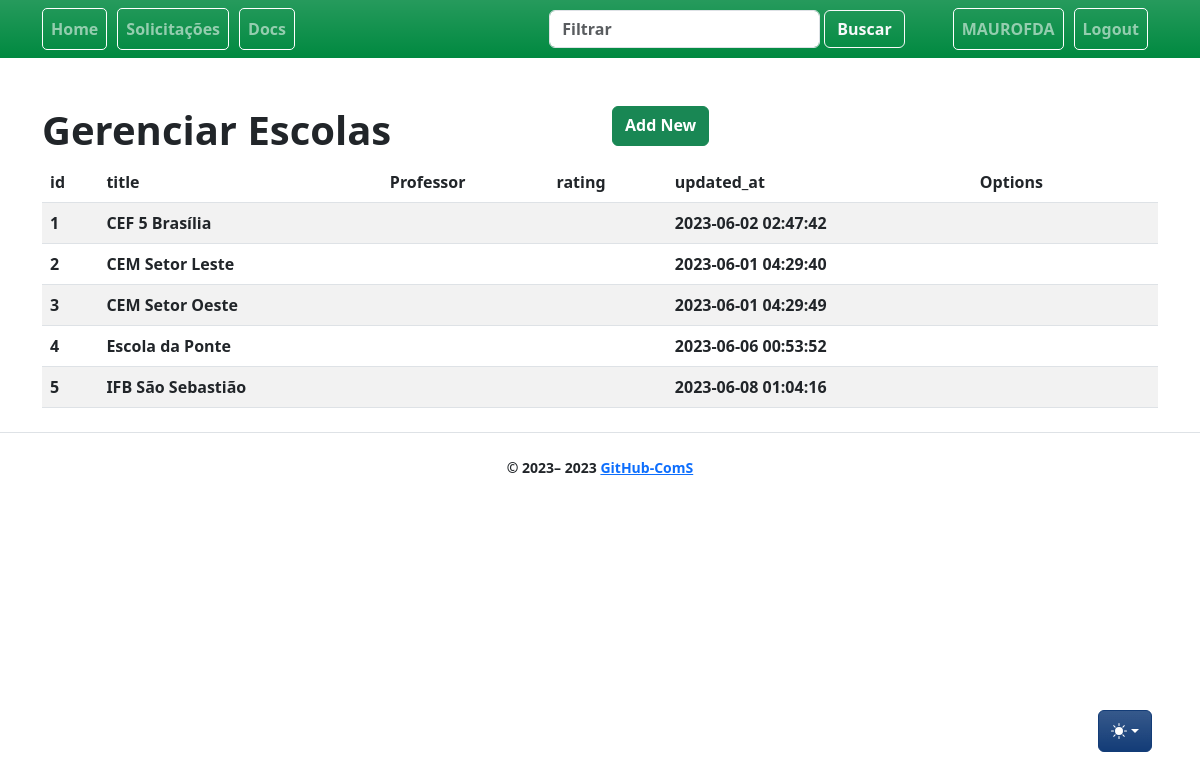
Before: /schools/ (signed in) with the older database file.
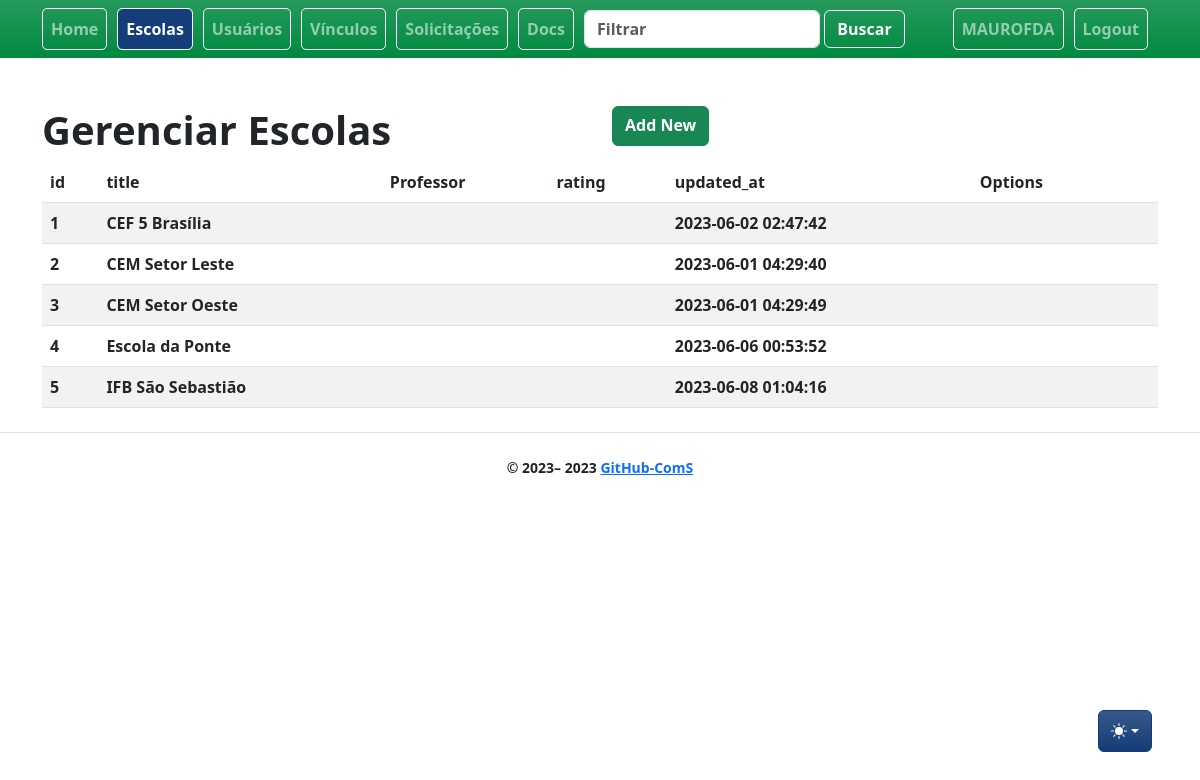
After: the same page with the newer database file.
### app/controllers/schools_controllers.py (the view)
@bp.route("/", methods=["GET"])
def index():
    schools = School.query.all()
    return render_template(_j.index, entities=schools, **properties)

### app/auth/loaders.py (called while the page is built)
@login_manager.user_loader
def load_user(user_id):
    return User.query.get(int(user_id))

### app/templates/schools/index.jinja2 (shortened to what this page needs)
{% extends "base.jinja2" %}
{% from 'bootstrap5/utils.html' import render_icon %}
{% from 'macros/component_confirm_modal.jinja2' import confirmModalMacro, confirmModalScript %}
{% block head %}
{{ super() }}
{% endblock %}
{% block content %}
<div class="table-wrapper">
    <div class="table-title">
        <div class="row">
            <div class="col-sm-6">
                <h1>Gerenciar {{collection_name}}</h1>
            </div>
            <div class="col-sm-6">
                {% if current_user.is_authenticated %}
                <a href="{{ url_for('schools.new') }}" class="btn btn-success">
                    {{render_icon('file-plus') }} <span>Add New</span></a>
                {% endif %}
            </div>
        </div>
    </div>
    <table class="table table-striped table-hover">
        <thead>
            <tr>
                {% for field in list_fields %}
                <th>{{ field }}</th>
                {% endfor %}
                <th>Options</th>
            </tr>
        </thead>
        <tbody>
            {% for entity in entities %}
            <tr>
                {% for field in list_fields %}
                <td>{{ entity[field] }}</td>
                {% endfor %}
                <td>
                    <a class="btn" href="{{ url_for('schools.show', id=entity.id) }}" title="View"> {{
                        render_icon('search') }} </a>
                    {% if current_user.is_authenticated %}
                    <a class="btn" href="{{ url_for('schools.edit', id=entity.id) }}" title="Edit"> {{
                        render_icon('pencil-square') }}</a>
                    <a href="#" class="btn clickForActionToConfirm" entity-id="{{entity.id}}" data-bs-toggle="modal"
                        data-bs-target="#modalConfirm" data-entity-reference="{{entity.title}}"
                        data-action="{{url_for('schools.destroy', id=entity.id)}}" data-action-text="delete">
                    </a>
                    {% endif %}
                </td>
            </tr>
            {% endfor %}
        </tbody>
    </table>
</div>
{% endblock %}

### app/templates/base.jinja2 (shortened to what this page needs)
{% from 'bootstrap5/utils.html' import render_messages %}
{% from 'bootstrap5/form.html' import render_form %}
{% from 'bootstrap5/nav.html' import render_nav_item, render_breadcrumb_item %}
<!doctype html>
<html lang="pt-BR" data-bs-theme="auto">
  <head>
    {% block head %}
    {% block styles %}
    {{ bootstrap.load_css() }}
    <link href="/static/css/bootstrap.min.css" rel="stylesheet" type="text/css">
    {% endblock %}
    {% endblock %}
  </head>
  <body >
    <nav style="background:#008940;" class="navbar navbar-dark navbar-expand-lg mb-5 fs-6 fw-semibold mobile-toggler bg-gradient" >
      <div class="container" >
        <div class="collapse navbar-collapse text-white nav-pills" id="navbarSupportedContent">
          <ul class="navbar-nav mr-auto">
            <div class="nav_bar_box" >
              {{ render_nav_item('main.index', 'Home') }}
            </div>
            {% if current_user.is_student==False %}
            <div class="nav_bar_box">
              {{ render_nav_item('schools.index', 'Escolas') }}
            </div>
            <div class="nav_bar_box">
              {{ render_nav_item('users.index', 'Usuários') }}
            </div>
            <div class="nav_bar_box">
              {{ render_nav_item('linkages.index', 'Vínculos') }}
            </div>
            {% endif %}
            {% if current_user.is_authenticated %}
            <div class="nav_bar_box">
              {{ render_nav_item('solicitations.index', 'Solicitações') }}
            </div>
            <div class="nav_bar_box">
              {{ render_nav_item ('auth.upload', 'Docs') }}
            </div>
          </ul>
        </div>
        <div>
          <ul class="navbar-nav collapse navbar-collapse mr-auto " id="navbarSupportedContent">
            <form class="d-flex" role="search">
              <input class="form-control form-control me-1 bg-221259 container-fluid" type="search"
                placeholder="Filtrar" aria-label="Search" id="filter">
              <button class="btn btn-outline-light me-5" type="submit">Buscar</button>
            </form>
          </ul>
        </div>
        <div>
          <ul class="navbar-nav collapse navbar-collapse me-0" id="navbarSupportedContent">
            <div class="nav_bar_box ms-0">
              {{ render_nav_item('auth.profile', (current_user.username|upper)) }}
            </div>
            <div class="nav_bar_box ml-2">
              {{ render_nav_item('auth.logout', 'Logout') }}
            </div>
            {% elif not current_user.is_authenticated %}
            <div class="nav_bar_box">
              {{ render_nav_item('auth.login', 'Login') }}
            </div>
            {% endif %}
          </ul>
        </div>
      </div>
    </nav>
    <div class="dropdown position-fixed bottom-0 end-0 mb-5 me-5 bd-mode-toggle">
      <button class="btn btn-bd-primary py-2 dropdown-toggle d-flex align-items-center bg-gradient" id="bd-theme"
        type="button" title="Toggle theme" aria-expanded="false" data-bs-toggle="dropdown"
        aria-label="Toggle theme(auto)">
        <svg class="bi my-1 theme-icon-active" width="1em" height="1em" title="color mode">
          <use href="#circle-half"></use>
        </svg>
      </button>
    </div>
    <main class="container">
      {% block content %}
      {% endblock %}
    </main>
    <footer class="text-center">
      {% block footer %}
      <div class="d-flex flex-column flex-sm-row justify-content-center py-4 my-4 border-top">
        <small> &copy; 2023–
          <script>document.write(new Date().getFullYear())</script> <a
            href="https://github.com/mauro-fernandes/ComS-rottenpotatoes">GitHub-ComS</a>
        </small>
      </div>
      {% endblock %}
    </footer>
  </body>
</html>

Changed rows visible on the page:
changed User "MAUROFDA": is_student True → False (drawn)
Other visible differences:
{{ render_nav_item('schools.index', 'Escolas') }}: (not shown) → "Escolas"
{{ render_nav_item('users.index', 'Usuários') }}: (not shown) → "Usuários"
{{ render_nav_item('linkages.index', 'Vínculos') }}: (not shown) → "Vínculos"
